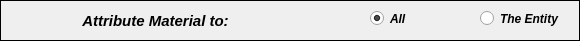
   <widget class="QFrame" name="frame">
    <property name="geometry">
     <rect>
      <x>0</x>
      <y>204</y>
      <width>580</width>
      <height>41</height>
     </rect>
    </property>
    <property name="minimumSize">
     <size>
      <width>580</width>
      <height>0</height>
     </size>
    </property>
    <property name="maximumSize">
     <size>
      <width>580</width>
      <height>16777215</height>
     </size>
    </property>
    <property name="frameShape">
     <enum>QFrame::Box</enum>
    </property>
    <property name="frameShadow">
     <enum>QFrame::Plain</enum>
    </property>
    <property name="lineWidth">
     <number>1</number>
    </property>
    <widget class="QRadioButton" name="radioButton_entity">
     <property name="geometry">
      <rect>
       <x>480</x>
       <y>10</y>
       <width>83</width>
       <height>17</height>
      </rect>
     </property>
     <property name="font">
      <font>
       <family>Arial</family>
       <weight>75</weight>
       <italic>true</italic>
       <bold>true</bold>
       <stylestrategy>PreferAntialias</stylestrategy>
      </font>
     </property>
     <property name="text">
      <string>The Entity</string>
     </property>
     <property name="checked">
      <bool>false</bool>
     </property>
    </widget>
    <widget class="QRadioButton" name="radioButton_all">
     <property name="geometry">
      <rect>
       <x>370</x>
       <y>10</y>
       <width>49</width>
       <height>17</height>
      </rect>
     </property>
     <property name="font">
      <font>
       <family>Arial</family>
       <weight>75</weight>
       <italic>true</italic>
       <bold>true</bold>
       <stylestrategy>PreferAntialias</stylestrategy>
      </font>
     </property>
     <property name="text">
      <string>All</string>
     </property>
     <property name="checked">
      <bool>true</bool>
     </property>
    </widget>
    <widget class="QLabel" name="label">
     <property name="geometry">
      <rect>
       <x>20</x>
       <y>12</y>
       <width>271</width>
       <height>16</height>
      </rect>
     </property>
     <property name="font">
      <font>
       <pointsize>10</pointsize>
      </font>
     </property>
     <property name="text">
      <string>&lt;html&gt;&lt;head/&gt;&lt;body&gt;&lt;p&gt;&lt;span style=&quot; font-size:11pt; font-weight:600; font-style:italic;&quot;&gt;Attribute Material to:&lt;/span&gt;&lt;/p&gt;&lt;/body&gt;&lt;/html&gt;</string>
     </property>
     <property name="textFormat">
      <enum>Qt::AutoText</enum>
     </property>
     <property name="alignment">
      <set>Qt::AlignCenter</set>
     </property>
    </widget>
   </widget>
